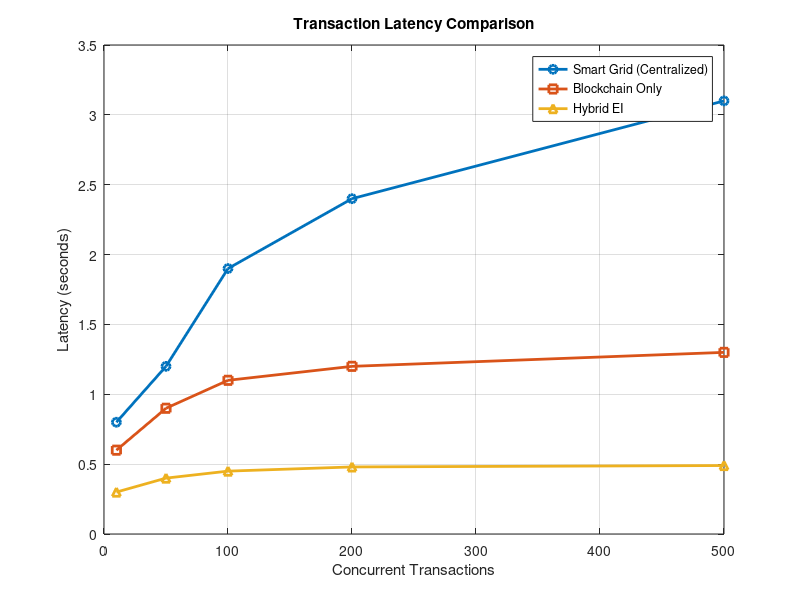

This figure's MATLAB source:
% Simulation 11.3: Transaction Latency in Energy Trading

transactions = [10, 50, 100, 200, 500];
latency_sg = [0.8, 1.2, 1.9, 2.4, 3.1];
latency_bc = [0.6, 0.9, 1.1, 1.2, 1.3];
latency_ei = [0.3, 0.4, 0.45, 0.48, 0.49];

figure;
plot(transactions, latency_sg, '-o', 'LineWidth', 2);
hold on;
plot(transactions, latency_bc, '-s', 'LineWidth', 2);
plot(transactions, latency_ei, '-^', 'LineWidth', 2);
xlabel('Concurrent Transactions');
ylabel('Latency (seconds)');
legend('Smart Grid (Centralized)', 'Blockchain Only', 'Hybrid EI');
title('Transaction Latency Comparison');
grid on;
